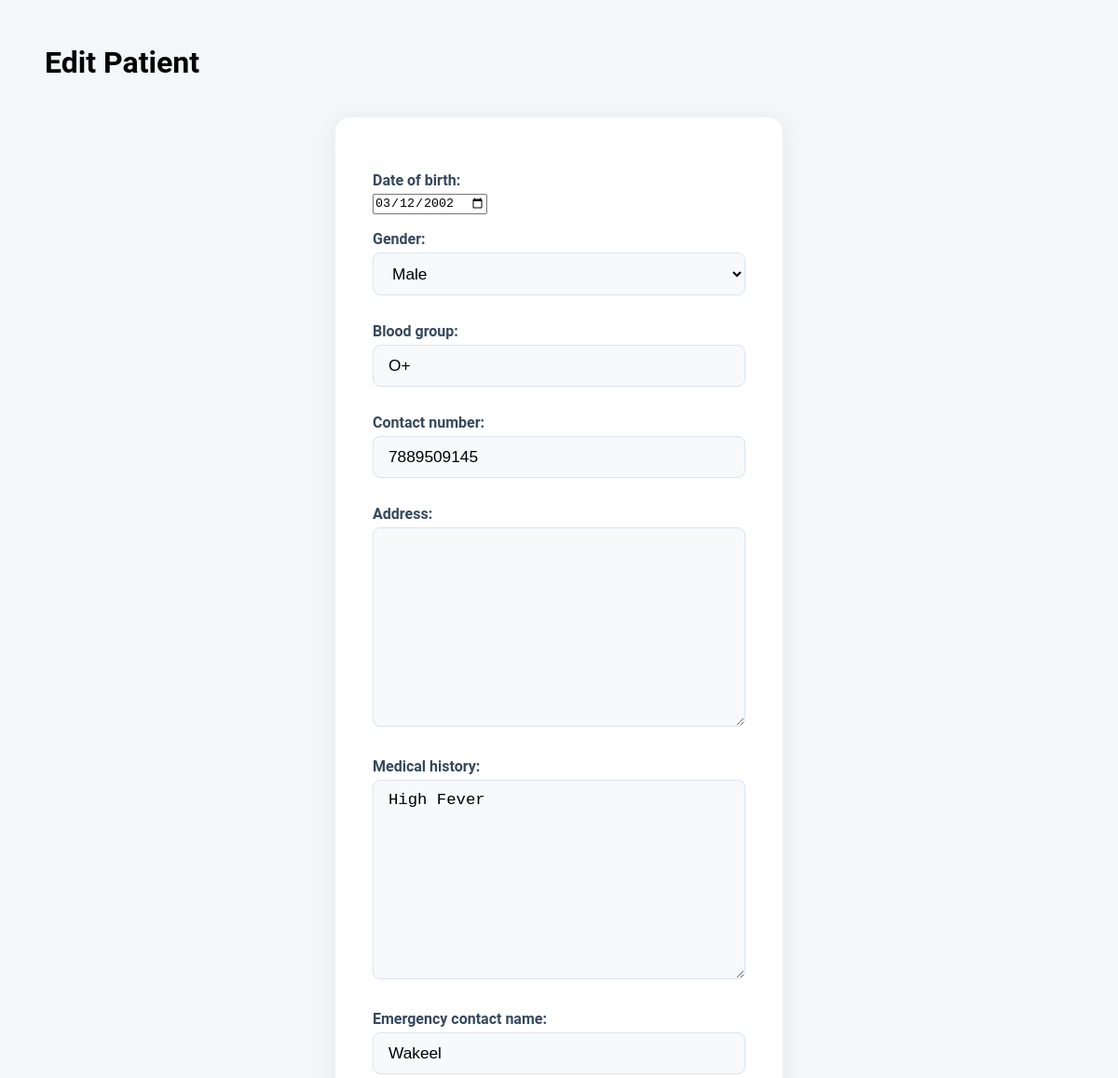
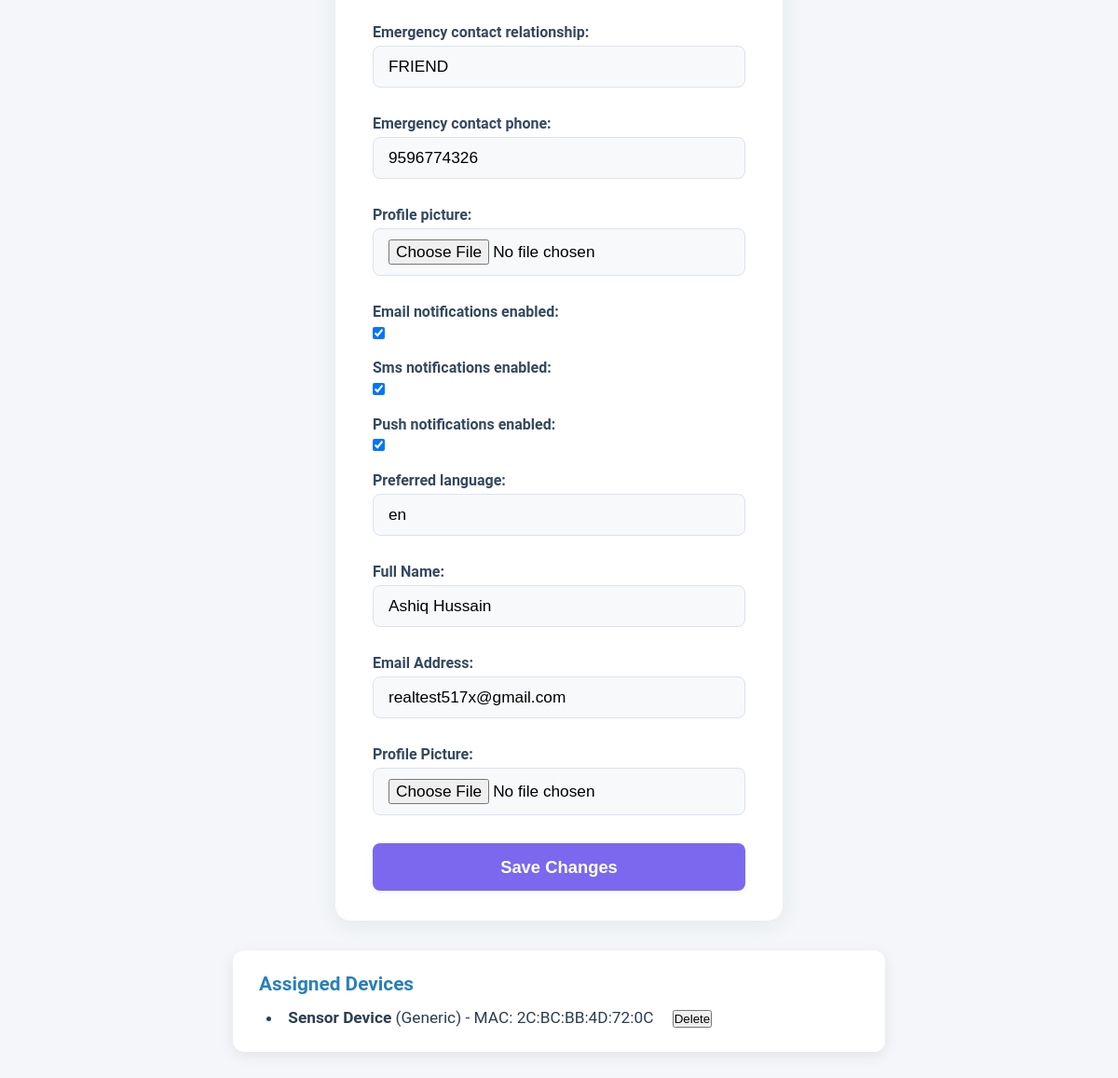
Page /admin-edit-patient/13/ (signed in) on the committed database (2 pictures, top to bottom).
### medidash/models.py (models this page shows, shortened)
class PatientProfile(models.Model):
    user = models.OneToOneField(CustomUser, on_delete=models.CASCADE, primary_key=True, limit_choices_to={'role': 'patient'})
    doctor = models.ForeignKey('DoctorProfile', on_delete=models.PROTECT, related_name='patients', null=True, blank=True)
    date_of_birth = models.DateField(blank=True, null=True)
    gender = models.CharField(max_length=10, choices=GENDER_CHOICES, blank=True, null=True) # Using global GENDER_CHOICES
    blood_group = models.CharField(max_length=5, blank=True, null=True)
    contact_number = models.CharField(max_length=20, blank=True, null=True)
    address = models.TextField(blank=True, null=True)
    medical_history = models.TextField(blank=True, null=True) # General medical history
    emergency_contact_name = models.CharField(max_length=100, blank=True, null=True)
    emergency_contact_relationship = models.CharField(max_length=50, blank=True, null=True)
    emergency_contact_phone = models.CharField(max_length=20, blank=True, null=True)
    profile_picture = models.ImageField(upload_to='profile_pics/patients/', blank=True, null=True)
    STATUS_CHOICES = [
        ('active', 'Active'),
        ('inactive', 'Inactive'),
    ]
    status = models.CharField(max_length=50, choices=STATUS_CHOICES, default='active')
    email_notifications_enabled = models.BooleanField(default=True)
    sms_notifications_enabled = models.BooleanField(default=False)
    push_notifications_enabled = models.BooleanField(default=True)
    preferred_language = models.CharField(max_length=10, default='en') # From profile.html

class CustomUser(AbstractUser):
    USER_ROLES = (
        ('admin', 'Admin'),
        ('doctor', 'Doctor'),
        ('patient', 'Patient'),
    )
    role = models.CharField(max_length=10, choices=USER_ROLES)
    groups = models.ManyToManyField(
        Group,
        verbose_name=('groups'),
        blank=True,
        help_text=(
            'The groups this user belongs to. A user will get all permissions '
            'granted to each of their groups.'
        ),
        related_name="customuser_set", # Changed related_name
        related_query_name="user",
    )
    user_permissions = models.ManyToManyField(
        Permission,
        verbose_name=('user permissions'),
        blank=True,
        help_text=('Specific permissions for this user.'),
        related_name="customuser_set", # Changed related_name
        related_query_name="user",
    )
    email_notifications_enabled = models.BooleanField(default=True)
    sms_notifications_enabled = models.BooleanField(default=False)
    two_factor_authentication_enabled = models.BooleanField(default=False)
    middle_name = models.CharField(max_length=50, blank=True, null=True)
    class Meta:
        verbose_name = 'Custom User'
        verbose_name_plural = 'Custom Users'

class Device(models.Model):
    id = models.UUIDField(primary_key=True, default=uuid.uuid4, editable=False) # UUID for device ID
    patient = models.ForeignKey(PatientProfile, on_delete=models.SET_NULL, null=True, blank=True, related_name='devices')
    device_name = models.CharField(max_length=100, default='Unnamed Device')
    device_type = models.CharField(max_length=100) # e.g., 'Smartwatch', 'Blood Pressure Monitor', 'Glucometer'
    mac_address = models.CharField(max_length=100, unique=True)
    device_location = models.CharField(max_length=255, blank=True, null=True)
    device_description = models.TextField(blank=True, null=True)
    registration_date = models.DateTimeField(auto_now_add=True)
    last_data_sync = models.DateTimeField(null=True, blank=True)
    is_active = models.BooleanField(default=True) # Used for online/offline status in dashboard
    firmware_version = models.CharField(max_length=50, blank=True, null=True)

### medidash/views.py (the view)
# urls.py: path('admin-edit-patient/<int:patient_id>/', views.admin_edit_patient, name='admin_edit_patient'),
@login_required(login_url='login')
@user_passes_test(is_admin, login_url='access_denied')
def admin_edit_patient(request, patient_id):
    patient_profile = get_object_or_404(PatientProfile, user__id=patient_id)
    if request.method == 'POST':
        form = PatientUpdateForm(request.POST, request.FILES, instance=patient_profile)
        if form.is_valid():
            form.save()
            messages.success(request, 'Patient profile updated successfully!')
            return redirect('admin_view_records')
    else:
        form = PatientUpdateForm(instance=patient_profile)
    devices = patient_profile.devices.all()
    context = {
        'form': form,
        'patient': patient_profile,
        'devices': devices,
        'username': request.user.username,
        'profile_pic_url': 'https://placehold.co/40x40/f0f4f7/556080?text=AD',
        'unread_notifications_count': SystemNotification.objects.filter(recipient=request.user, is_read=False).count(),
    }
    return render(request, 'admin/edit_patient.html', context)

### medidash/views.py (called while the page is built)
def is_admin(user):
    return user.is_authenticated and user.role == 'admin'

### templates/admin/edit_patient.html (shortened to what this page needs)
{% load static %}
<!DOCTYPE html>
<html lang="en">
<head>
    <link rel="stylesheet" href="{% static 'styles/patient.css' %}">
</head>
<body>
    <div class="main-container">
        <h1>Edit Patient</h1>
        <form method="post" enctype="multipart/form-data" class="admin-edit-form">
            {{ form.as_p }}
            <button type="submit" class="action-button">Save Changes</button>
        </form>
        {% if devices %}
        <div class="assigned-devices" style="margin-top: 2rem;">
            <h2>Assigned Devices</h2>
            <ul>
                {% for device in devices %}
                <li>
                    <strong>{{ device.device_name }}</strong> ({{ device.device_type }}) - MAC: {{ device.mac_address }}
                    <form method="post" action="{% url 'admin_delete_device' device.id %}" style="display:inline; margin-left: 1rem;">
                        <button type="submit" class="delete-btn" onclick="return confirm('Are you sure you want to delete this device?');">Delete</button>
                    </form>
                </li>
                {% endfor %}
            </ul>
        </div>
        {% endif %}
    </div>
</body>
</html>

### static/styles/patient.css (style rules this page uses)
* { padding: 0; margin: 0; box-sizing: border-box; }
:root { --background-color: #f4f6f9; --primary-color: #2980b9; --secondary-color: #7f8c8d; --button-color:#3498db; --header-footer-color: #2c3e50; --panel-bg-color: #34495e; --alert-color: #e74c3c; --box-background-color:white; --normal-color:green; --text-primary: #2c3e50; --text-secondary: #7f8c8d; --text-on-dark: #ffffff; }
html body { font-family: 'Roboto', sans-serif; background: var(--box-background-color); }
.main-container { background-color: var(--background-color); margin: 0 auto; padding: 3rem; }
.admin-edit-form { background: #fff; border-radius: 16px; box-shadow: 0 4px 24px rgba(44, 62, 80, 0.08); padding: 2.5rem 2.5rem 2rem 2.5rem; max-width: 480px; margin: 2.5rem auto 0 auto; display: flex; flex-direction: column; align-items: stretch; }
.admin-edit-form label { font-weight: 600; color: #34495e; margin-bottom: 0.3rem; margin-top: 1.1rem; display: block; }
.admin-edit-form input[type="text"], .admin-edit-form input[type="email"], .admin-edit-form input[type="file"], .admin-edit-form input[type="password"], .admin-edit-form textarea, .admin-edit-form select { width: 100%; padding: 0.7rem 1rem; border: 1px solid #dbe2ef; border-radius: 8px; margin-bottom: 0.7rem; font-size: 1.08rem; background: #f7f9fb; transition: border 0.2s; }
.admin-edit-form .action-button { background: #7B68EE; color: #fff; border: none; border-radius: 8px; padding: 0.9rem 2.2rem; font-size: 1.15rem; font-weight: 600; margin-top: 1.2rem; cursor: pointer; box-shadow: 0 2px 8px rgba(41,128,185,0.07); transition: background 0.2s, color 0.2s, box-shadow 0.2s; }
body { background: #f4f7fa; font-family: 'Segoe UI', Arial, sans-serif; margin: 0; padding: 0; }
.assigned-devices { background: #fff; border-radius: 12px; box-shadow: 0 4px 16px rgba(0,0,0,0.08); padding: 24px 28px 18px 28px; margin-top: 32px; margin-bottom: 32px; max-width: 700px; margin-left: auto; margin-right: auto; }
.assigned-devices h2 { font-size: 1.3rem; font-weight: 700; margin-bottom: 14px; color: #2980b9; }
.assigned-devices ul { list-style: disc inside; padding-left: 0; margin: 0; }
.assigned-devices li { font-size: 1.08rem; color: #2c3e50; margin-bottom: 8px; padding-left: 0.5rem; }

### rows in the picture
PatientProfile: date_of_birth "03/12/2002", gender "Male", blood_group "O+", contact_number "7889509145", medical_history "High Fever", emergency_contact_name "Wakeel", emergency_contact_relationship "FRIEND", emergency_contact_phone "9596774326", email_notifications_enabled "☑", sms_notifications_enabled "☑", push_notifications_enabled "☑", preferred_language "en"
CustomUser: email "realtest517x@gmail.com"
Device: device_name "Sensor Device", device_type "Generic", mac_address "2C:BC:BB:4D:72:0C"
